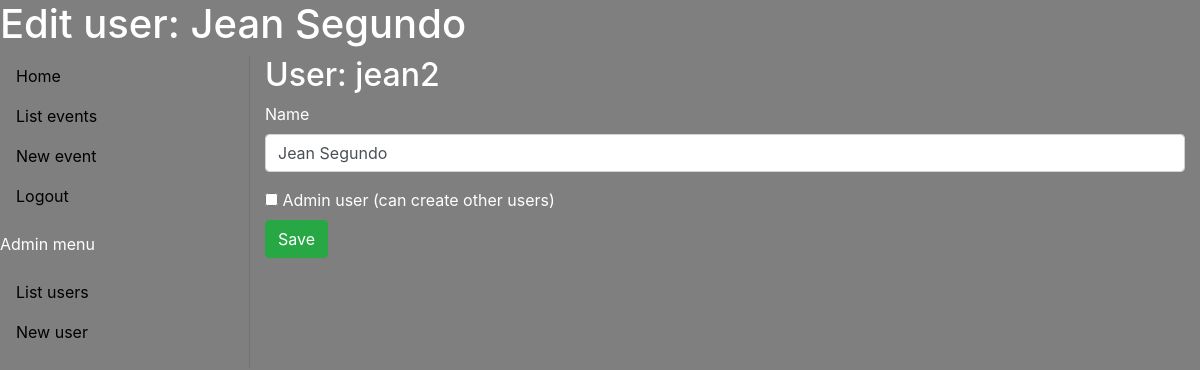
/users/edit/4/ (signed in), run on an earlier commit of the app's database.
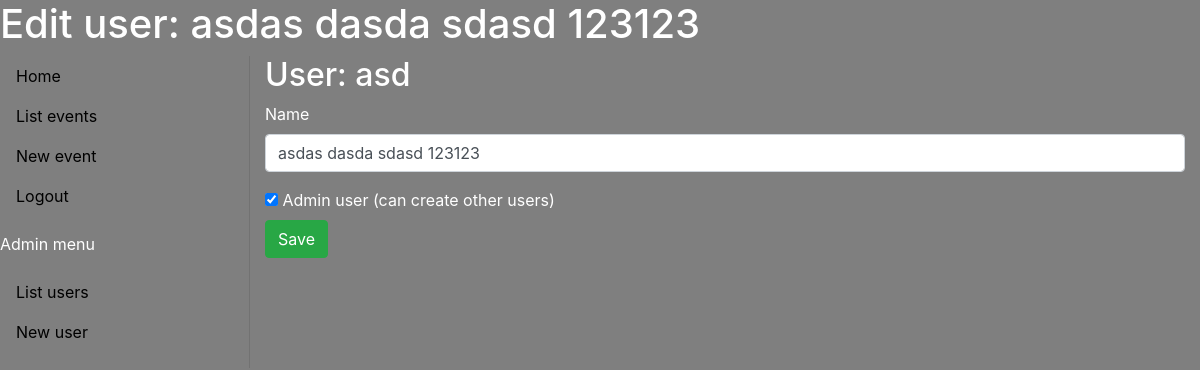
And on a later commit of the database.
### models/calendar_model.py (models this page shows)
class User(SQLModel, table=True):
    id: Optional[int] = Field(default=None, primary_key=True, nullable=False)
    user_name: str = Field(index=True)
    name: str = Field(index=True)
    admin: bool = Field(nullable=True)
    password: str = Field(nullable=False)
    events: List["Event"] = Relationship(back_populates="users")

### views/user.py (the view)
@app.get('/users/edit/<id>/')
def editUserForm(id):
    users_list = listUsers(id)
    print(users_list)
    return render_template('edit_user.html', title = 'Edit user: ' + users_list.name, user=users_list)

### controller/users_controller.py (called while the page is built)
def listUsers(id=None, user_name=None):
    with Session(engine) as session:
        if id is not None or user_name is not None:
            statement = select(User).where(User.id == id).options(selectinload(User.events))
            user = session.exec(statement)
            return user.first()
        else:
            statement = select(User).options(selectinload(User.events))
            user = session.exec(statement)
            return user.all()

### templates/edit_user.html (shortened to what this page needs)
{% extends "template.html" %}
{% block title %}
<div class="page-header">
  <h1>{{ title }}</h1>
</div>
{% endblock title %}
{% block content %}
<body>
  <div class="container">
    <h2>User: {{ user.user_name }}</h2>
    <form action="/users/{{user.id}}" method="post" id="userEditForm">
      <fieldset>
        <div class="form-group">
          <label for="name">Name</label>
          <input type="text" id="name" name="name" class="form-control" value="{{ user.name }}">
        </div>
        <input type="checkbox" id="admin" name="admin" value="{{ user.admin }}">
        <label for="admin"> Admin user (can create other users)</label><br>
        <button type="submit" class="btn btn-success edit">Save</button>
      </fieldset>
    </form>
  </div>
</body>
{% endblock content %}

What changed in the data, as far as the page shows it:
changed User: user_name "jean2" → "asd"; name "Jean Segundo" → "asdas dasda sdasd 123123"
Also different on the page:
{{ title }}: "Edit user: Jean Segundo" → "Edit user: asdas dasda sdasd 123123"
form field admin: "☐" → "☑"
